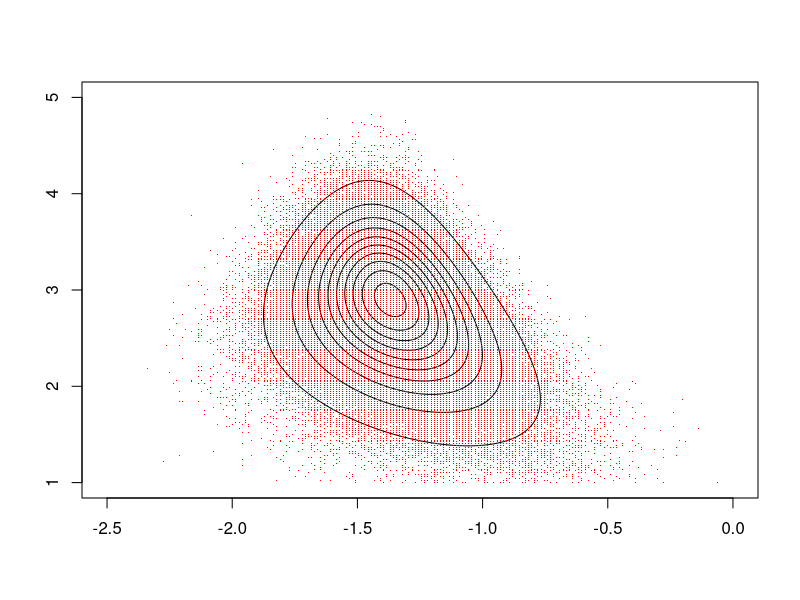
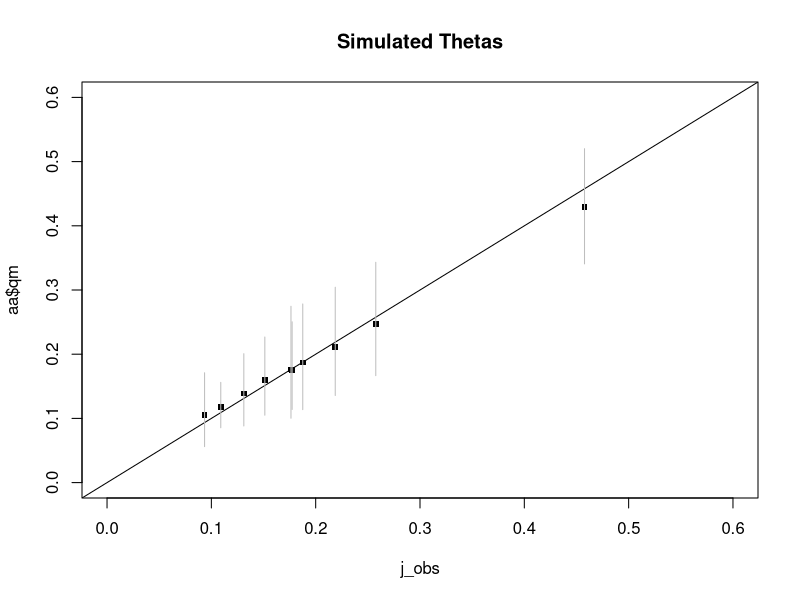
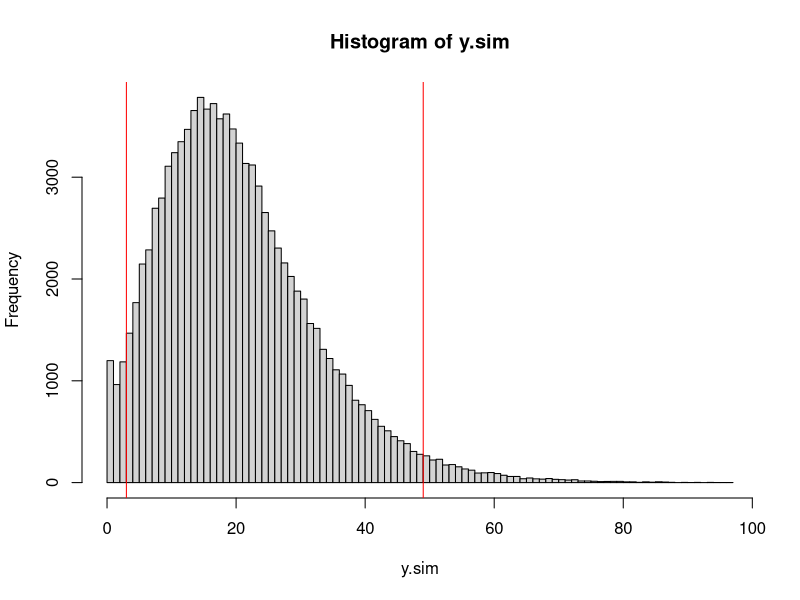
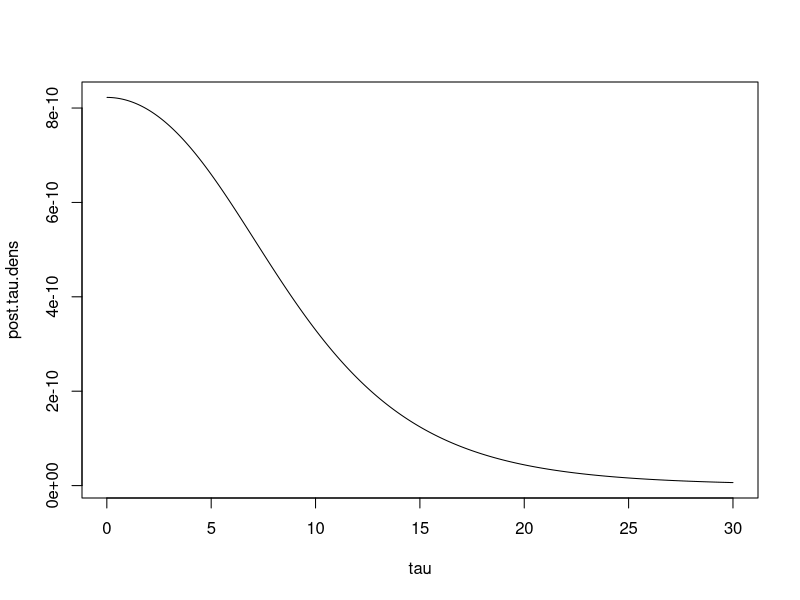
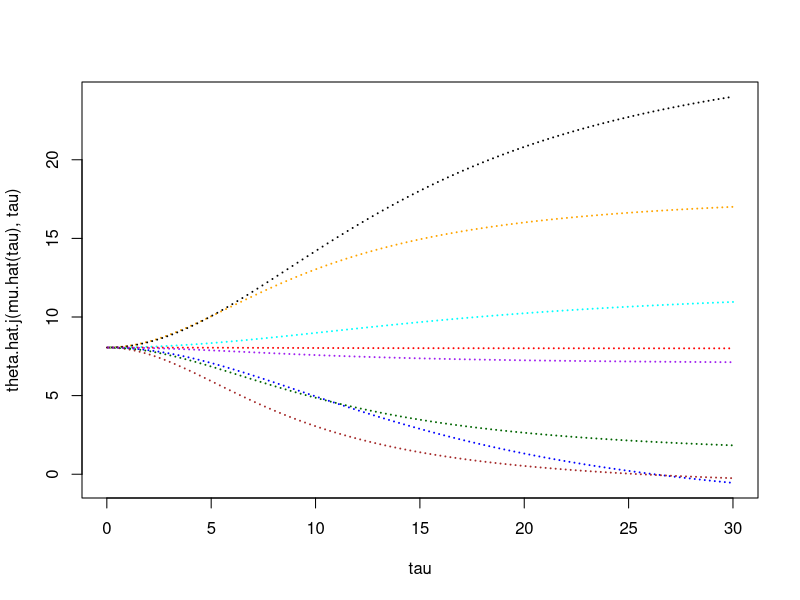
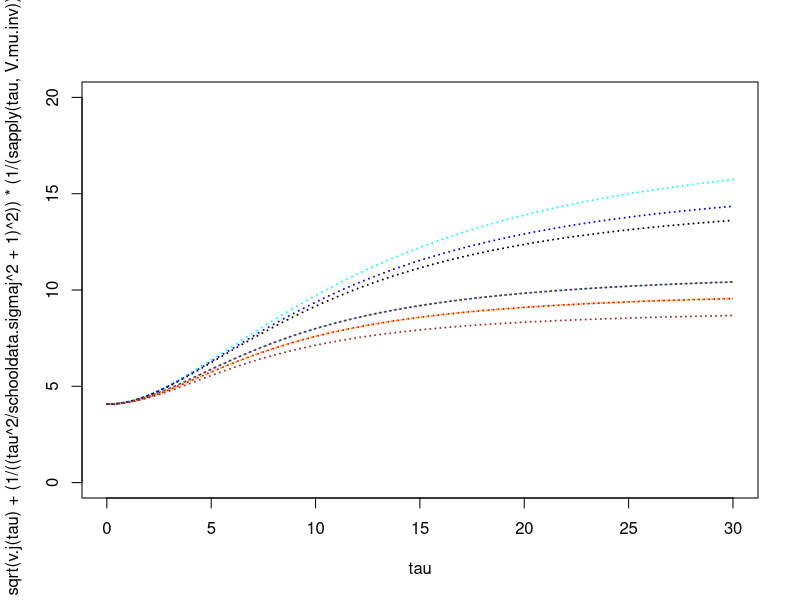

Write the R code that produced these figures, in order.
## ---- chunk 1
set.seed(12321)
knitr::opts_chunk$set(fig.align='center', fig.width=12, fig.height=8, fig.path='Figs/',
                      echo=TRUE, warning=FALSE, message=FALSE)
## ---- chunk 2
bikes <- data.frame('y' = c(16, 9, 10, 13, 19, 20, 18, 17, 35, 55),
                    'other' = c(58, 90, 48, 57, 103, 57, 86, 112, 273, 64))
bikes$N <- bikes$y + bikes$other
## ---- chunk 3
log.post2 <- function(u, v, data) {
                                                                                                                                                                                                                                                                                                                                                                                                                                                                                                                                                                                                                                                                                                                                                                                                                                                                                                                                                                                                                                                                                                                                                                                                                                               
  
  success <- data$y
  N <- data$N
  alpha <- exp(u + v) / (1 + exp(u))
  beta <- exp(v) / (1 + exp(u))
  ldens <- 0
  
  for(i in 1:length(N)) {
    ldens <- (ldens
             + (lgamma(alpha + beta) + lgamma(alpha + success[i]) + lgamma(beta + N[i] - success[i]))
             - (lgamma(alpha) + lgamma(beta) + lgamma(alpha + beta + N[i])))
  }

  ldens - 5 / 2 * log(alpha + beta) + log(alpha) + log(beta)
}

contours <- seq(0.05, 0.95, 0.1)
u2 <- seq(-2.5, 0, length = 200)
v2 <- seq(1, 5, length = 200)
logdens2 <- outer(u2, v2, log.post2, bikes)
dens2 <- exp(logdens2 - max(logdens2))
contour(u2, v2, dens2, levels = contours, drawlabels = FALSE)
nsim <- 100000
dens.u <- apply(dens2, 1, sum)
uindex <- sample(1:length(u2), nsim, replace = TRUE, prob = dens.u)
sim.u <- u2[uindex]
sim.v <- rep(NA, nsim)

for (i in (1:nsim)) {
  sim.v[i] <- sample(v2, 1, prob = dens2[uindex[i], ])
}

points(sim.u, sim.v, col="red", pch='.')
sim.alpha <- exp(sim.u + sim.v) / (1 + exp(sim.u))
sim.beta <- exp(sim.v) / (1 + exp(sim.u))
theta.sim <- matrix(NA, nrow = nsim, ncol = length(bikes$N))

for (j in 1:length(bikes$N)) {
	theta.sim[,j] <- rbeta(nsim, sim.alpha + bikes$y[j], sim.beta + bikes$N[j] - bikes$y[j])
}

## ---- chunk 4
aa <- data.frame(obs = bikes$y / bikes$N, 
                 q025 = apply(theta.sim, 2, quantile, 0.025), 
                 qm = apply(theta.sim, 2, quantile, 0.5), 
                 q975 = apply(theta.sim, 2, quantile, 0.975))

j_obs = jitter(aa$obs, amount=.005)

plot(j_obs, aa$qm, xlim = c(0, 0.6), ylim = c(0, 0.6), pch = 15, cex = 0.75, main = 'Simulated Thetas')

abline(a = 0, b = 1)

for (i in 1:length(bikes$N)){
  lines(c(j_obs[i], j_obs[i]), c(aa$q025[i], aa$q975[i]), col ="grey")	
}
## ---- chunk 5
nsim <- 100000
theta11.sim <- rbeta(nsim, sim.alpha, sim.beta)
## ---- chunk 6
# Use the mean of all the N_i's
N <- 100
y.sim <- rbinom(n = 100000, size = N, prob = theta11.sim)
y.sim.sorted <- sort(y.sim)
q025 <- y.sim.sorted[length(y.sim.sorted) * 0.025]
q975 <- y.sim.sorted[length(y.sim.sorted) * 0.975]
hist(y.sim, breaks = 100)
abline(v = q025, col='red')
abline(v = q975, col='red')
## ---- chunk 7
schooldata.y <- c(28, 8, -3, 7, -1, 1, 18, 12)
schooldata.sigmaj <- c(15, 10, 16, 11, 9, 11, 10, 18)

mu.hat <- function(tau) {
  sum ((1 / (schooldata.sigmaj^2 + tau^2)) * (schooldata.y)) / 
    sum((1/(schooldata.sigmaj^2 + tau^2)))
}

V.mu.inv <- function(tau) {
  sum((1 / (schooldata.sigmaj^2 + tau^2)))
}

# p(tau | y)
post.tau <- function(tau) {
  V.mu.inv(tau)^(-(1 / 2)) * 
    prod(((schooldata.sigmaj^2 + tau^2)^(-1 / 2)) * 
           exp(-((schooldata.y - mu.hat(tau))^2) / (2 * (schooldata.sigmaj^2 + tau^2)))
        )
}

# Simulate a bunch of tau's using the post.tau() function
tau <- seq(0.01, 30, length = 1000)
post.tau.dens <- apply(as.array(tau), 1, FUN = "post.tau")

# The plot looks like a slide, so smaller taus are more likely
plot(tau, post.tau.dens, "l")

# Now take 200 samples with replacement from the taus, using the tau posterior density
sim.tau <- sample(tau, 200, prob = post.tau.dens, replace = TRUE)
# Now we can simulate mu.hat and V.mu.inv 
sim.mu.hat <- apply(as.array(sim.tau), 1, FUN = "mu.hat")
sim.Vinv <- apply(as.array(sim.tau), 1, FUN="V.mu.inv")
sim.mu <- rnorm(200, sim.mu.hat, (sim.Vinv)^(-1/2))

v.j <- function(tau) {
  1 / ((1 / schooldata.sigmaj^2) + (1 / tau^2))
}

theta.hat.j <- function(mu, tau) {
  ((schooldata.y / schooldata.sigmaj^2) + (mu / (tau^2))) / 
    ((1 / schooldata.sigmaj^2) + (1 / tau^2))
}

# Figure 5.6
plot(tau, 
     theta.hat.j(mu.hat(tau), tau), 
     cex = 0.1, 
     col = c("black",
             "red",
             "blue",
             "purple",
             "brown",
             "darkgreen",
             "orange",
             "cyan"))

##### Figure 5.7
plot(tau, 
     sqrt(v.j(tau) + 
          (1 / ((tau^2 / schooldata.sigmaj^2 + 1)^2)) * 
          (1 / (sapply(tau, V.mu.inv)))), 
     cex = 0.1, 
     ylim = c(0, 20),
     col = c("black",
             "red",
             "blue",
             "purple",
             "brown",
             "darkgreen",
             "orange",
             "cyan"))


sim.vj <- apply(as.array(sim.tau), 1, FUN = "v.j")
sim.thetahat.j <- matrix(NA, ncol = 8, nrow = length(sim.mu))

for (j in (1:8)) {
  for (i in (1:length(sim.mu))) {
    sim.thetahat.j[i, j] <- theta.hat.j(sim.mu[i], sim.tau[i])[j]
  }
}

sim.theta <- matrix(NA, ncol = 8, nrow = length(sim.mu))
for (j in (1:8)) {
  for (i in (1:length(sim.mu))) {
    sim.theta[i, j] <- rnorm(1, sim.thetahat.j[i, j], (sim.vj[i])^(1 / 2))
  }
}

## ---- chunk 8
sum(sim.theta[, 1] > sim.theta[, 7]) / length(sim.theta[, 1])

## ---- chunk 9
  table(apply(sim.theta, 1, which.max)) / nrow(sim.theta)
